Frame 1 (no input): blank canvas, image omitted
Frame 60 (the mouse pressed at the canvas centre just before this capture): blank canvas, image omitted
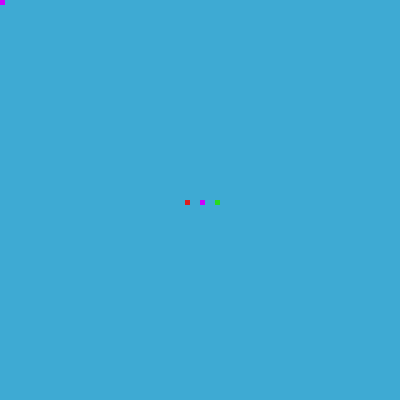
Frame 120 (the mouse held since frame 60 and released just before this capture)

The Processing sketch whose frames 1 and 60 were blank and that drew this single picture after the mouse press (run headless with seeded random() and noise(); from frame 60 on, the mouse is pressed at the canvas centre):

// Processing sketch: processing_112181
// ── processing_112181.pde

void setup(){
  size(400, 400);
  background(#3EAAD3);
}

void draw(){
  if (mousePressed == true){
    stroke(#DB1F1F);
    for(int i=0; i<50; i++){
      point(mouseX -15 + random(5), mouseY + random(5));
    }
    stroke(#27DB1F);
    for(int i=0; i<50; i++){
      point(mouseX + 15 + random (5), mouseY + random(5));
    }
  }
  stroke(#CD00FC);
  for(int i=0; i<50; i++){
     point(mouseX + random(5), mouseY + random(5));
   }
}

void mouseReleased(){
  stroke(#FFFFFF);
  for(int i=0; i<50; i++){
    line(mouseX, mouseY, 200, 200);
  }
}
  
